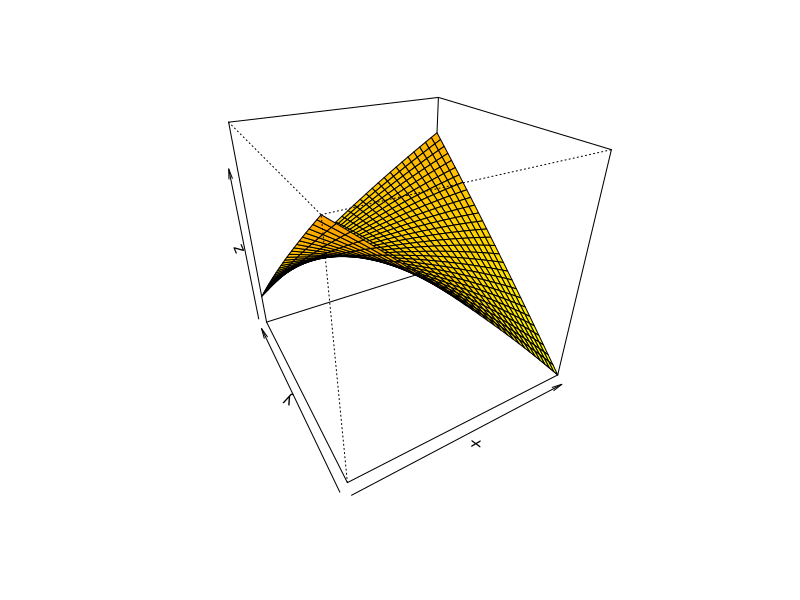
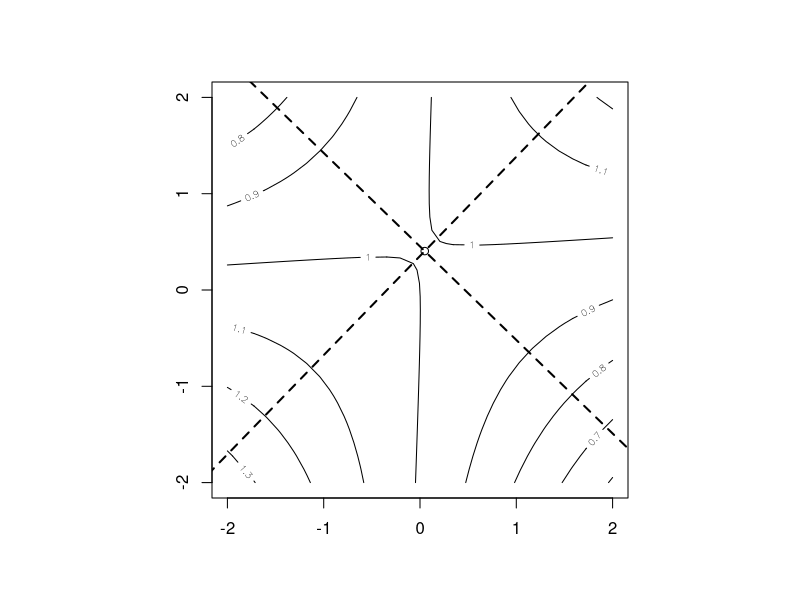
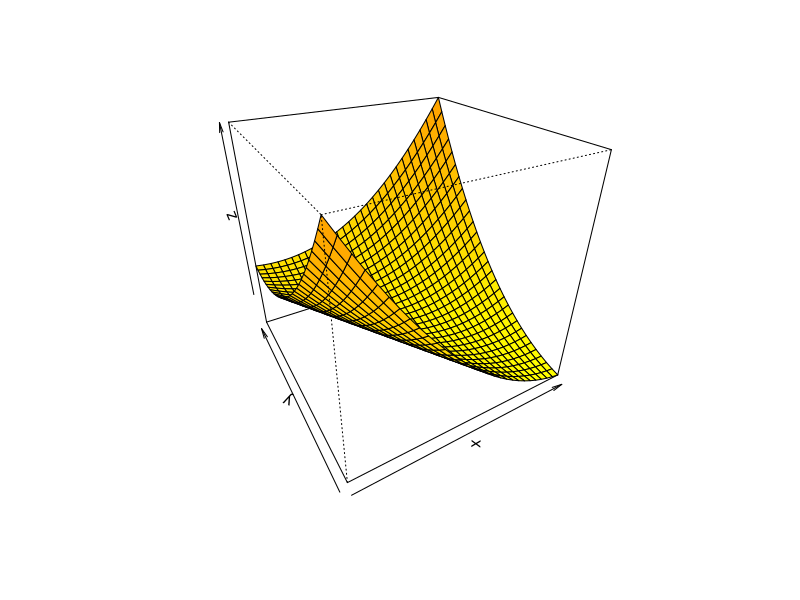
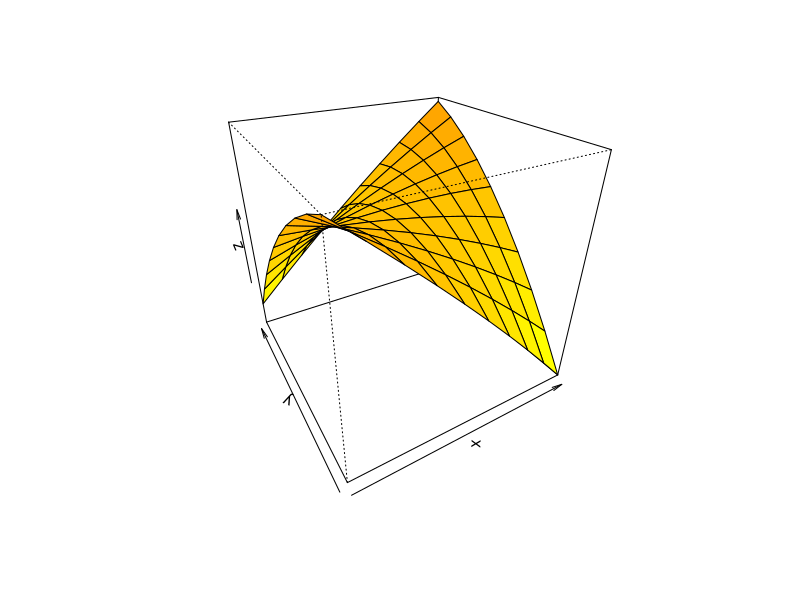
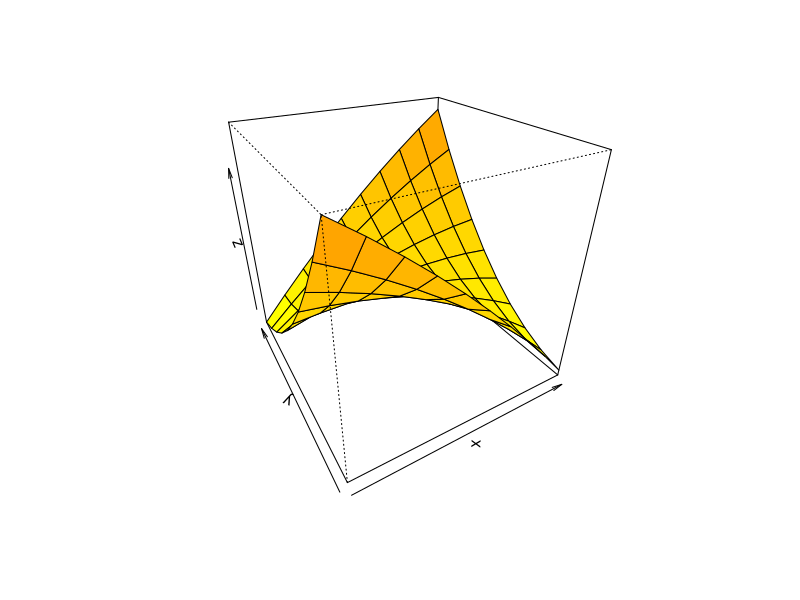
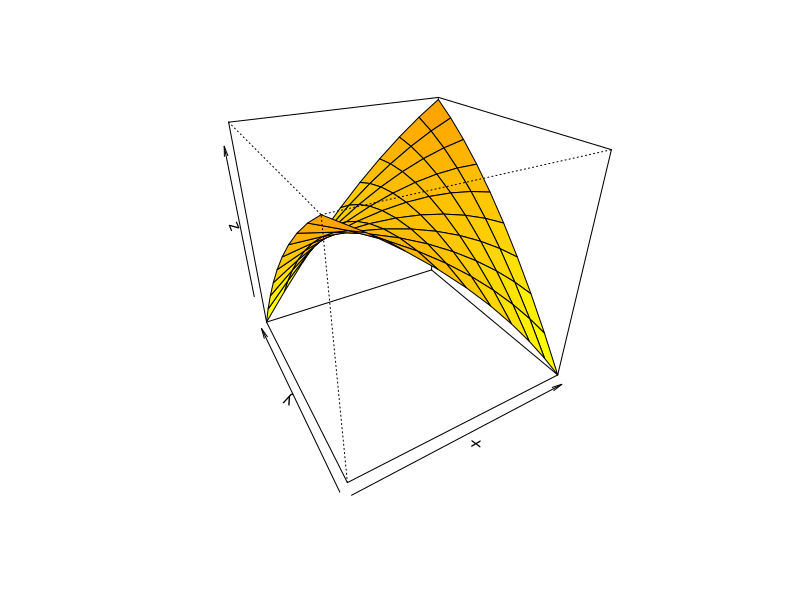
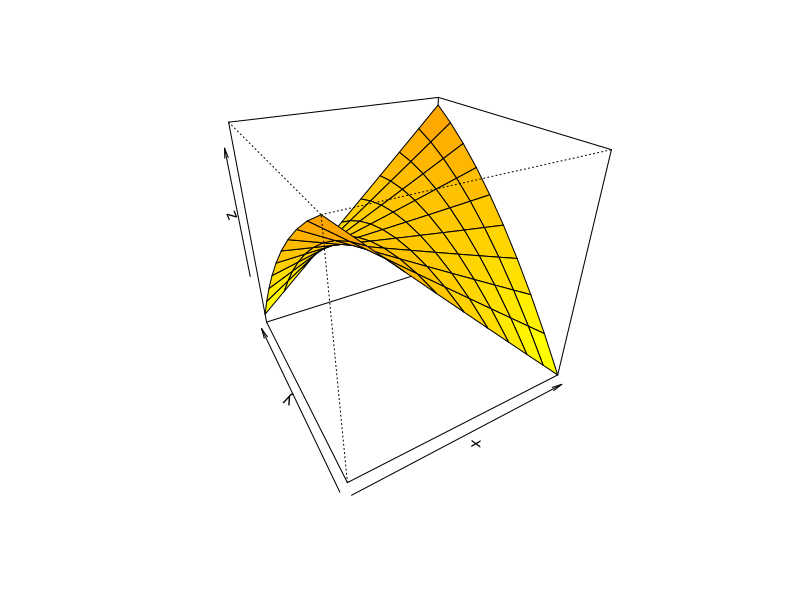
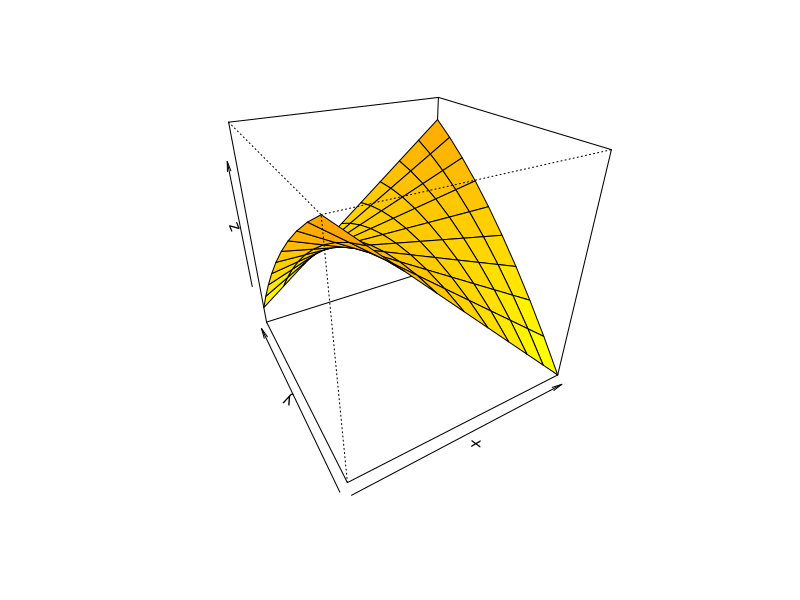

Reproduce these figures in R, in order.
##Computational Exercise 3.1: Estimating and plotting a selection surface
##� 2014 Stevan J. Arnold

##Get your data into R using the following steps.
#Save the file radix5.txt to your desktop or folder of choice
#In the following example, we have created a folder called �R wd� and placed the data file in it
#Now, set your working directory using a statement comparable to this one
#Be sure and use the / not the \ spacing convention!
setwd('C:/Documents and Settings/arnolds/Desktop/R wd')

#Now read in your data
thamnophis = read.table("radix5.txt",header=T)
#Attach the data frame to the local environment
attach(thamnophis)
#Print out the data frame to make sure it looks OK
thamnophis

##Stage 1 � Estimating the selection gradients
#Use the following statements to create standardized versions of BODY, TAIL, and TIME
#We want to standardize BODY and TAIL so that their means are zero and their sds are 1
#We want to standardize SPEED so that it's mean is 1
#These standardizations will simplify the interpretations of the coefficients that we will estimate
new.body=(mean(BODY)-BODY)/sd(BODY)
new.tail=(mean(TAIL)-TAIL)/sd(TAIL)
new.speed=SPEED/mean(SPEED)
#Do these transformations achieve the right means and standard deviations for the new variables?
#Find out by using statements like mean(new.body), sd(new.body).

#Let us begin by fitting a plane to the transformed data
model <-lm(new.speed~new.body + new.tail)
#print out the coefficients and statistics of the fit
#this output will give us our best estimates of the directional selection gradients for 
#new.body and new.tail
summary(model)

#Now, fit a full quadratic model to the data, remembering to use the factor of 0.5 for the 
#stabilizing selection gradients
#Create a new variable called prod which is the product of new.body and new.tail
prod = new.body*new.tail
#Then fit the quadratic model
model <- lm(new.speed ~ new.body + new.tail + I(0.5*new.body^2) + I(0.5*new.tail^2) + prod )
summary(model)

#In summary, using z1 for body and z2 for tail,
#we should have from the results above, the following values for selection gradients
beta1= -0.031408  
beta2= -0.001504
gamma11 = -0.010578 
gamma22 = -0.005914 
gamma12 =  0.079017
   
#Stage 2 � Plotting the selection surface, an ISS
#Set the parameters for a full quadratic fitness surface for two traits
z1 = new.body
z2 = new.tail
#Set the value for the intercept of the surface when z1=z2=0
alpha=1
#Define a function called fit that will compute the value of fitness as a function of z1 and z2
fit <-  function(z1,z2, alpha, beta1, beta2, gamma11, gamma22, gamma12)  alpha + (beta1*z1) + (beta2*z2) + (gamma11*0.5*(z1^2)) + (gamma22*0.5*(z2^2)) + (gamma12*(z1 * z2)) 
#Define a series of values for z1 and z2 that will be used to compute the value of relative fitness on the surface
x <- seq(-2, 2, length = 30)
y <- seq(-2, 2, length = 30)

# Compute the surface values of relative fitness using the x-y grid of values for z1 and 
# z2 for later use by the surface plotting function called persp
#We could use the fit function to compute values of fitness but instead we will use a #function, called outer, that is more compatible with persp
# The function outer has some specific requirements so we oblige by writing our fitness 
# function in the following form

z <- outer(x, y, function(a, b, alpha, beta1, beta2, gamma11, gamma22, gamma12) 1 + (-0.031408*a) + (-0.001504*b) + (-0.010578 *0.5*(a^2)) + (-0.005914 *0.5*(b^2)) + ( 0.079017 *(a * b)))

#Define two variables that give the number of rows and cols in z
nrz <- nrow(z)
ncz <- ncol(z)

# Create a function interpolating colors in the range of specified colors
jet.colors <- colorRampPalette( c("yellow", "orange") )
 
# Generate the desired number of colors from this palette
nbcol <- 100
color <- jet.colors(nbcol)

# Compute the z-value at the facet centres
zfacet <- z[-1, -1] + z[-1, -ncz] + z[-nrz, -1] + z[-nrz, -ncz]

# Recode facet z-values into color indices
facetcol <- cut(zfacet, nbcol)

#Finally, plot the ISS
par(bg = "white")
persp(x, y, z, col=color[facetcol], phi=30, theta=-30)

#For another view of the surface, do a simple contour plot
par(pty ="s")
contour(x, y, z)

#Let�s plot the eigenvectors of the gamma-matrix on this contour plot
#First, let�s define the matrix
gamma = matrix(c(gamma11, gamma12, gamma12, gamma22), nrow=2, ncol=2)
gamma
eigen(gamma)
#Next, let�s setup the beta vector and check to see if its values are correct
beta = matrix(c(beta1, beta2), nrow=2, ncol=1)
beta

#Using gamma and beta, we can solve for the stationary point on the surface using
#expression(11) from Phillips & Arnold 1989
z.zero = -(solve(gamma)) %*% beta
#Plot the stationary point on the surface
points(z.zero[1,1], z.zero[2,1])

#Finally, plot the eigenvectors on the surface
#First one eigenvector
delx1 = z.zero[1] + 6*eigen(gamma)$vectors[1,2]
delx2 = z.zero[2] + 6*eigen(gamma)$vectors[2,2]
delx11 =  z.zero[1] - 6*eigen(gamma)$vectors[1,2]
delx22 =  z.zero[2]  - 6*eigen(gamma)$vectors[2,2]
x.values=c(delx1, z.zero[1], delx11)
y.values=c(delx2, z.zero[2], delx22)
lines(x.values, y.values, lty=2,lwd=2)
#then the other
delx1 = z.zero[1]  + 6*eigen(gamma)$vectors[1,1]
delx2 = z.zero[2]  + 6*eigen(gamma)$vectors[2,1]
delx11 = z.zero[1]  - 6*eigen(gamma)$vectors[1,1]
delx22 = z.zero[2]  - 6*eigen(gamma)$vectors[2,1]
x.values=c (delx1, z.zero[1], delx11)
y.values=c(delx2, z.zero[2], delx22)
lines(x.values, y.values, lty=2, lwd=2)
#Which of these eigenvectors is gamma max?

#Now, let�s estimate the omega-matrix, approximating it as the negative inverse of the 
#gamma-matrix
omega=-(solve(gamma))
omega

#The eigenvectors of omega should be the same as those of the gamma-matrix, but in reverse order
#Let�s check
eigen(omega)
eigen(gamma)
#What is the interpretation of these eigenvalues on the contour plot?
##Stage 3 � Can you build a loop that will show the contour plot while bootstrapping #over the snake sample? Here�s an example of script that does that!
#We begin by writing a function that we will use during bootstrapping to estimate the coefficients that describe the surface for a particular boot sample
est.coeff=function(y,x1,x2){
  prod=x1*x2
  m1=lm(y~x1+x2)
  m2=lm(y~x1+x2+I(0.5*x1^2)+I(0.5*x2^2)+prod)
  c(m1$coeff[2],m1$coeff[3],m2$coeff[4],m2$coeff[5],m2$coeff[6])
}
  

##Next, we program a perspective plot function
x <- seq(-2, 2, length = 30)
y <- seq(-2, 2, length = 30)
# Compute the surface values of relative fitness using the x-y grid of values for z1 and 
# z2 for later use by the surface plotting function called persp
#We could use the fit function to compute values of fitness but instead we will use a #function, called outer, that is more compatible with persp
# The function outer has some specific requirements so we oblige by writing our fitness 
# function in the following form
##Write a function that plots the perspective plot for each bootstrap
persp.boot=function(b1,b2,y1,y2,y12,x=seq(-10,10,length=30),y=seq(-10,10,length=30)){
z <- outer(x, y, function(a, b, alpha, beta1, beta2, gamma11, gamma22, gamma12) 1 + ( b1*a) + (b2*b) + (y1*0.5*(a^2)) + (y2*0.5*(b^2)) + (y12*(a * b)))
nrz <- nrow(z)
ncz <- ncol(z)
jet.colors <- colorRampPalette( c("yellow", "orange") )
nbcol <- 100
color <- jet.colors(nbcol)
zfacet <- z[-1, -1] + z[-1, -ncz] + z[-nrz, -1] + z[-nrz, -ncz]
facetcol <- cut(zfacet, nbcol)
par(bg = "white")
persp(x, y, z, col=color[facetcol],phi=30,theta=-30)
}

##Test it out
persp.boot(-2,2,1,1,1)

##Bootstrap over individuals
par(ask=FALSE)
n=length(new.body)
for (i in 1:100){
  samp=sample(1:n,n,replace=TRUE)
  boot.speed=new.speed[samp]
  boot.body=new.body[samp]
  boot.tail=new.tail[samp]
  boot.coeff=est.coeff(boot.speed,boot.body,boot.tail)
  persp.boot(boot.coeff[1],boot.coeff[2],boot.coeff[3],boot.coeff[4],boot.coeff[5],x=seq(-10,10,length=10),y=seq(-10,10,length=10))
Sys.sleep(0.1)
}


##Stage 4 � Let�s build a loop that will show the contour plot while bootstrapping over the snake sample while rotating the surface about this vertical axis?
#First, let�s make the perspective plot rotate
k=100
for (i in 1:k){
persp(x, y, z, col=color[facetcol],phi=30,theta=-(30 +(3.3*i)))
}

## To make the plot rotate while bootstrapping we first
# write a new function that plots the perspective plot for each bootstrap
i=1
persp.boot=function(b1,b2,y1,y2,y12,x=seq(-10,10,length=30),y=seq(-10,10,length=30)){
z <- outer(x, y, function(a, b, alpha, beta1, beta2, gamma11, gamma22, gamma12) 1 + ( b1*a) + (b2*b) + (y1*0.5*(a^2)) + (y2*0.5*(b^2)) + (y12*(a * b)))
nrz <- nrow(z)
ncz <- ncol(z)
jet.colors <- colorRampPalette( c("yellow", "orange") )
nbcol <- 100
color <- jet.colors(nbcol)
zfacet <- z[-1, -1] + z[-1, -ncz] + z[-nrz, -1] + z[-nrz, -ncz]
facetcol <- cut(zfacet, nbcol)
par(bg = "white")
persp(x, y, z, col=color[facetcol],phi=30,theta=-30+(3.3*i))

}


#Not let�s run the bootstrapping during the rotation
par(ask=FALSE)
n = length(new.body)
k=100
for (i in 1:k){
  samp=sample(1:n,n,replace=TRUE)
  boot.speed=new.speed[samp]
  boot.body=new.body[samp]
  boot.tail=new.tail[samp]
  boot.coeff=est.coeff(boot.speed,boot.body,boot.tail)
  persp.boot(boot.coeff[1],boot.coeff[2],boot.coeff[3],boot.coeff[4],boot.coeff[5],x=seq(-10,10,length=10),y=seq(-10,10,length=10))
Sys.sleep(0.2)
}




